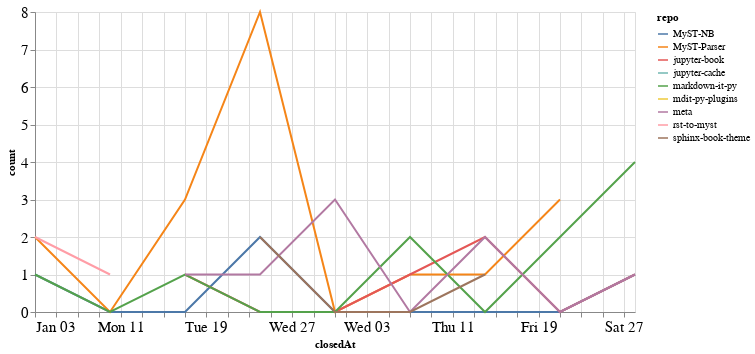

Notebook code cell kept with this figure:
### Code cell
closed_by_time = closed_by.groupby('repo').resample('W', on='closedAt').count()['author'].reset_index()
closed_by_time = closed_by_time.rename(columns={'author': 'count'})

alt.Chart(closed_by_time, width=600).mark_line().encode(
    x='closedAt',
    y='count',
    color='repo',
    tooltip="repo"
)

### Figure 1 — Vega-Lite specification as saved in the notebook (floating-point values rounded to 4 significant figures)
{"config": {"axisLeft": {"labelFontSize": 15}, "axisBottom": {"labelFontSize": 15}}, "data": {"name": "data-8041088de4dd54d3194d2ef0102012aa"}, "mark": "line", "encoding": {"color": {"type": "nominal", "field": "repo"}, "tooltip": {"type": "nominal", "field": "repo"}, "x": {"type": "temporal", "field": "closedAt"}, "y": {"type": "quantitative", "field": "count"}}, "width": 600, "$schema": "https://vega.github.io/schema/vega-lite/v4.8.1.json", "datasets": {"data-8041088de4dd54d3194d2ef0102012aa": [{"repo": "MyST-NB", "closedAt": "2021-01-03T00:00:00", "count": 1}, {"repo": "MyST-NB", "closedAt": "2021-01-10T00:00:00", "count": 0}, {"repo": "MyST-NB", "closedAt": "2021-01-17T00:00:00", "count": 0}, {"repo": "MyST-NB", "closedAt": "2021-01-24T00:00:00", "count": 2}, {"repo": "MyST-NB", "closedAt": "2021-01-31T00:00:00", "count": 0}, {"repo": "MyST-NB", "closedAt": "2021-02-07T00:00:00", "count": 0}, {"repo": "MyST-NB", "closedAt": "2021-02-14T00:00:00", "count": 0}, {"repo": "MyST-NB", "closedAt": "2021-02-21T00:00:00", "count": 0}, {"repo": "MyST-NB", "closedAt": "2021-02-28T00:00:00", "count": 1}, {"repo": "MyST-Parser", "closedAt": "2021-01-03T00:00:00", "count": 2}, {"repo": "MyST-Parser", "closedAt": "2021-01-10T00:00:00", "count": 0}, {"repo": "MyST-Parser", "closedAt": "2021-01-17T00:00:00", "count": 3}, {"repo": "MyST-Parser", "closedAt": "2021-01-24T00:00:00", "count": 8}, {"repo": "MyST-Parser", "closedAt": "2021-01-31T00:00:00", "count": 0}, {"repo": "MyST-Parser", "closedAt": "2021-02-07T00:00:00", "count": 1}, {"repo": "MyST-Parser", "closedAt": "2021-02-14T00:00:00", "count": 1}, {"repo": "MyST-Parser", "closedAt": "2021-02-21T00:00:00", "count": 3}, {"repo": "jupyter-book", "closedAt": "2021-01-17T00:00:00", "count": 1}, {"repo": "jupyter-book", "closedAt": "2021-01-24T00:00:00", "count": 0}, {"repo": "jupyter-book", "closedAt": "2021-01-31T00:00:00", "count": 0}, {"repo": "jupyter-book", "closedAt": "2021-02-07T00:00:00", "count": 1}, {"repo": "jupyter-book", "closedAt": "2021-02-14T00:00:00", "count": 2}, {"repo": "jupyter-book", "closedAt": "2021-02-21T00:00:00", "count": 0}, {"repo": "jupyter-book", "closedAt": "2021-02-28T00:00:00", "count": 1}, {"repo": "jupyter-cache", "closedAt": "2021-01-17T00:00:00", "count": 2}, {"repo": "markdown-it-py", "closedAt": "2021-01-03T00:00:00", "count": 1}, {"repo": "markdown-it-py", "closedAt": "2021-01-10T00:00:00", "count": 0}, {"repo": "markdown-it-py", "closedAt": "2021-01-17T00:00:00", "count": 1}, {"repo": "markdown-it-py", "closedAt": "2021-01-24T00:00:00", "count": 0}, {"repo": "markdown-it-py", "closedAt": "2021-01-31T00:00:00", "count": 0}, {"repo": "markdown-it-py", "closedAt": "2021-02-07T00:00:00", "count": 2}, {"repo": "markdown-it-py", "closedAt": "2021-02-14T00:00:00", "count": 0}, {"repo": "markdown-it-py", "closedAt": "2021-02-21T00:00:00", "count": 2}, {"repo": "markdown-it-py", "closedAt": "2021-02-28T00:00:00", "count": 4}, {"repo": "mdit-py-plugins", "closedAt": "2021-02-07T00:00:00", "count": 2}, {"repo": "meta", "closedAt": "2021-01-17T00:00:00", "count": 1}, {"repo": "meta", "closedAt": "2021-01-24T00:00:00", "count": 1}, {"repo": "meta", "closedAt": "2021-01-31T00:00:00", "count": 3}, {"repo": "meta", "closedAt": "2021-02-07T00:00:00", "count": 0}, {"repo": "meta", "closedAt": "2021-02-14T00:00:00", "count": 2}, {"repo": "meta", "closedAt": "2021-02-21T00:00:00", "count": 0}, {"repo": "meta", "closedAt": "2021-02-28T00:00:00", "count": 1}, {"repo": "rst-to-myst", "closedAt": "2021-01-03T00:00:00", "count": 2}, {"repo": "rst-to-myst", "closedAt": "2021-01-10T00:00:00", "count": 1}, {"repo": "sphinx-book-theme", "closedAt": "2021-01-24T00:00:00", "count": 2}, {"repo": "sphinx-book-theme", "closedAt": "2021-01-31T00:00:00", "count": 0}, {"repo": "sphinx-book-theme", "closedAt": "2021-02-07T00:00:00", "count": 0}, {"repo": "sphinx-book-theme", "closedAt": "2021-02-14T00:00:00", "count": 1}]}}
